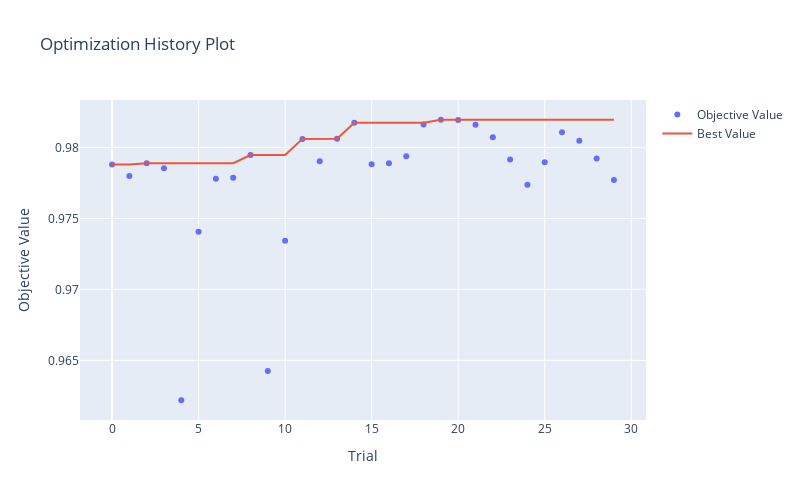
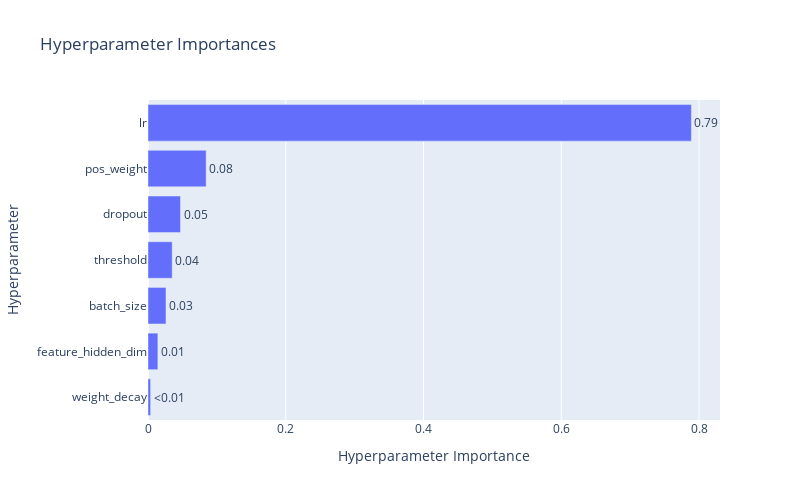

Write notebook code for charts like these, in order.
### Code cell
fig = optuna.visualization.plot_optimization_history(mlp_study)
fig.update_layout(width=800, height=500) 
fig.show()

fig = optuna.visualization.plot_param_importances(mlp_study)
fig.update_layout(width=800, height=500) 
fig.show()

### Figure 1 — Plotly figure (JSON) as saved in the notebook; plotly's stock layout.template omitted (floating-point values rounded to 4 significant figures)
{"data": [{"mode": "markers", "name": "Objective Value", "type": "scatter", "x": [0, 1, 2, 3, 4, 5, 6, 7, 8, 9, 10, 11, 12, 13, 14, 15, 16, 17, 18, 19, 20, 21, 22, 23, 24, 25, 26, 27, 28, 29], "y": [0.9788, 0.978, 0.9789, 0.9785, 0.9622, 0.9741, 0.9778, 0.9779, 0.9795, 0.9642, 0.9734, 0.9806, 0.979, 0.9806, 0.9817, 0.9788, 0.9789, 0.9794, 0.9816, 0.9819, 0.9819, 0.9816, 0.9807, 0.9791, 0.9774, 0.9789, 0.9811, 0.9805, 0.9792, 0.9777]}, {"mode": "lines", "name": "Best Value", "type": "scatter", "x": [0, 1, 2, 3, 4, 5, 6, 7, 8, 9, 10, 11, 12, 13, 14, 15, 16, 17, 18, 19, 20, 21, 22, 23, 24, 25, 26, 27, 28, 29], "y": [0.9788, 0.9788, 0.9789, 0.9789, 0.9789, 0.9789, 0.9789, 0.9789, 0.9795, 0.9795, 0.9795, 0.9806, 0.9806, 0.9806, 0.9817, 0.9817, 0.9817, 0.9817, 0.9817, 0.9819, 0.9819, 0.9819, 0.9819, 0.9819, 0.9819, 0.9819, 0.9819, 0.9819, 0.9819, 0.9819]}, {"marker": {"color": "#cccccc"}, "mode": "markers", "name": "Infeasible Trial", "showlegend": false, "type": "scatter", "x": [], "y": []}], "layout": {"height": 500, "title": {"text": "Optimization History Plot"}, "width": 800, "xaxis": {"title": {"text": "Trial"}}, "yaxis": {"title": {"text": "Objective Value"}}}}

### Figure 2 — Plotly figure (JSON) as saved in the notebook; plotly's stock layout.template omitted (floating-point values rounded to 4 significant figures)
{"data": [{"cliponaxis": false, "hovertemplate": ["weight_decay (FloatDistribution): 0.0038233882601751683<extra></extra>", "feature_hidden_dim (CategoricalDistribution): 0.01435378264430498<extra></extra>", "batch_size (CategoricalDistribution): 0.026123055103632668<extra></extra>", "threshold (FloatDistribution): 0.03516493882125193<extra></extra>", "dropout (FloatDistribution): 0.0471856033287568<extra></extra>", "pos_weight (FloatDistribution): 0.08442093650757912<extra></extra>", "lr (FloatDistribution): 0.7889282953342993<extra></extra>"], "name": "Objective Value", "orientation": "h", "text": ["<0.01", "0.01", "0.03", "0.04", "0.05", "0.08", "0.79"], "textposition": "outside", "type": "bar", "x": [0.003823, 0.01435, 0.02612, 0.03516, 0.04719, 0.08442, 0.7889], "y": ["weight_decay", "feature_hidden_dim", "batch_size", "threshold", "dropout", "pos_weight", "lr"]}], "layout": {"height": 500, "title": {"text": "Hyperparameter Importances"}, "width": 800, "xaxis": {"title": {"text": "Hyperparameter Importance"}}, "yaxis": {"title": {"text": "Hyperparameter"}}}}
